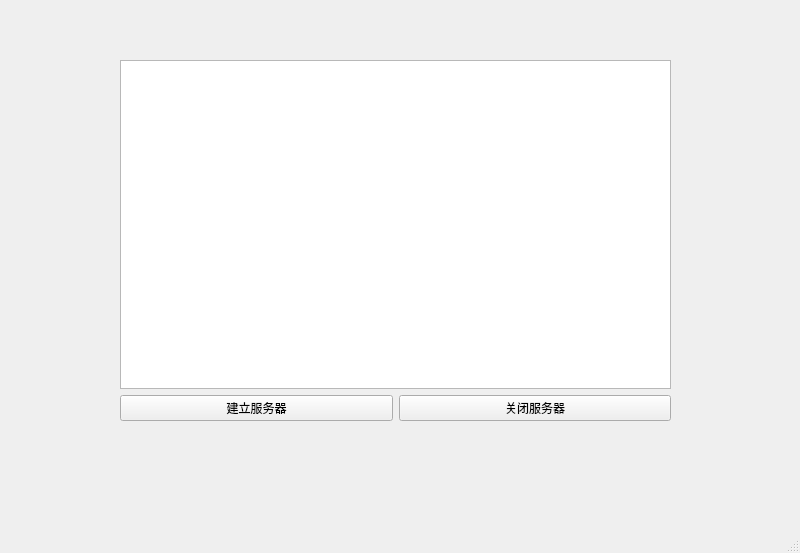
<?xml version="1.0" encoding="UTF-8"?>
<ui version="4.0">
 <class>MainWindow</class>
 <widget class="QMainWindow" name="MainWindow">
  <property name="geometry">
   <rect>
    <x>0</x>
    <y>0</y>
    <width>800</width>
    <height>553</height>
   </rect>
  </property>
  <property name="windowTitle">
   <string>MainWindow</string>
  </property>
  <widget class="QWidget" name="centralwidget">
   <widget class="QWidget" name="layoutWidget">
    <property name="geometry">
     <rect>
      <x>120</x>
      <y>60</y>
      <width>551</width>
      <height>361</height>
     </rect>
    </property>
    <layout class="QGridLayout" name="gridLayout">
     <item row="1" column="1">
      <widget class="QPushButton" name="closebtn">
       <property name="text">
        <string>关闭服务器</string>
       </property>
      </widget>
     </item>
     <item row="1" column="0">
      <widget class="QPushButton" name="createbtn">
       <property name="text">
        <string>建立服务器</string>
       </property>
      </widget>
     </item>
     <item row="0" column="0" colspan="2">
      <widget class="QListWidget" name="listWidget"/>
     </item>
    </layout>
   </widget>
  </widget>
  <widget class="QStatusBar" name="statusbar"/>
 </widget>
 <resources/>
 <connections/>
</ui>
